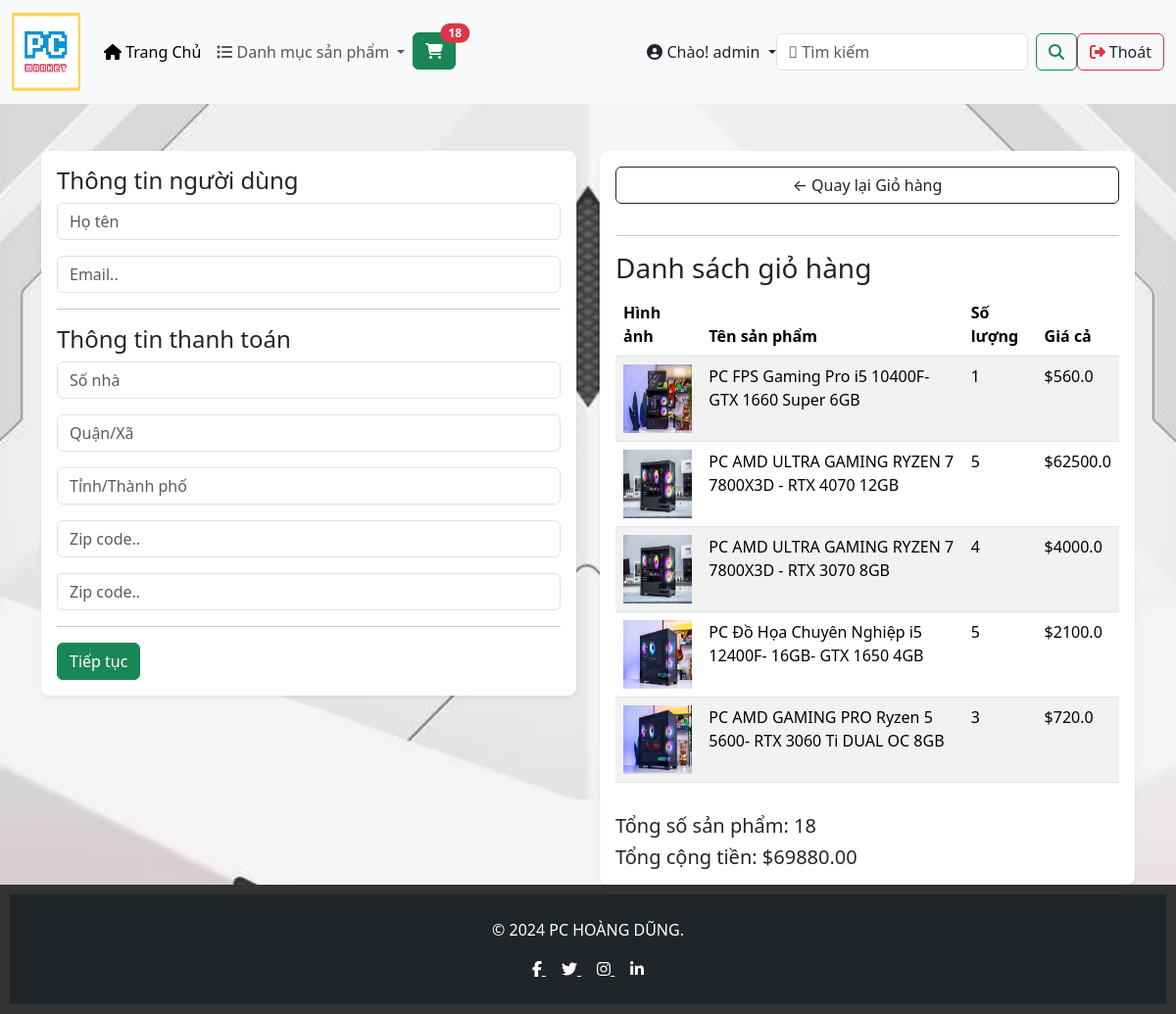
/checkout/ (signed in), run on an earlier commit of the app's database.
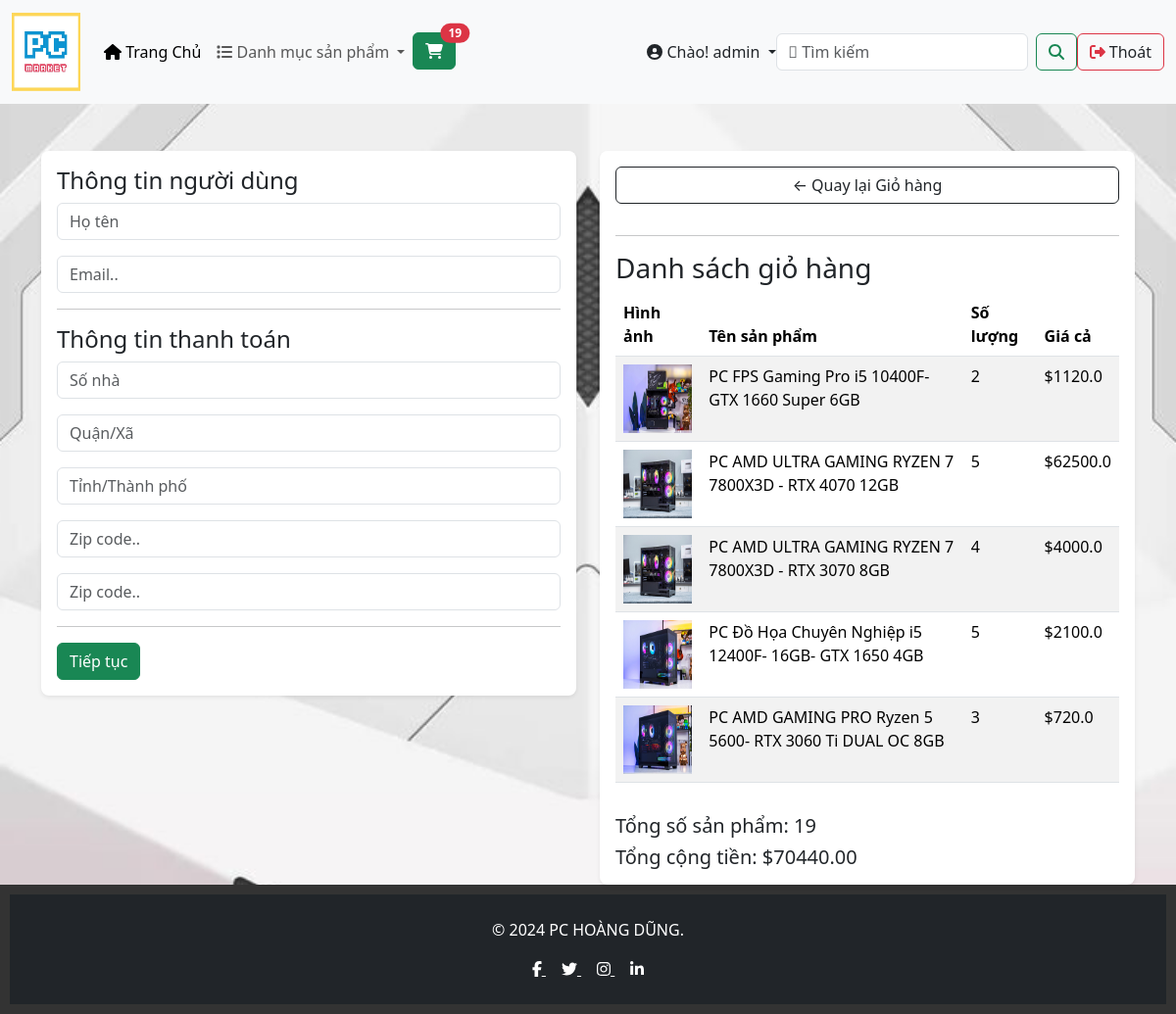
And on a later commit of the database.
### app/models.py (models this page shows, shortened)
class OrderItem(models.Model):
    product = models.ForeignKey(Product,on_delete=models.SET_NULL,blank=True,null=True)
    order = models.ForeignKey(Order,on_delete=models.SET_NULL,blank=True,null=True)
    quantity = models.IntegerField(default=0,null=True,blank=False)
    date_added = models.DateTimeField(auto_now_add=True)
    @property
    def get_total(self):
        total = self.product.price * self.quantity
        return total

class Product(models.Model):
    category = models.ManyToManyField(Category,related_name='product')
    name = models.CharField(max_length=200,null=True)
    price = models.FloatField()
    digital = models.BooleanField(default=False,null=True,blank=False)
    image = models.ImageField(null=True,blank=True)
    detail = models.TextField(null=True,blank=True)
    @property
    def ImageURL(self):
        try:
            url = self.image.url
        except:
            url = ''
        return url

class Order(models.Model):
    customer = models.ForeignKey(User,on_delete=models.SET_NULL,blank=True,null=True)
    date_order = models.DateTimeField(auto_now_add=True)
    complete = models.BooleanField(default=False,null=True,blank=False)
    transaction_id = models.CharField(max_length=200,null=True)
    @property
    def get_cart_items(self):
        orderitems = self.orderitem_set.all()
        total = sum ([item.quantity for item in orderitems])
        return total
    @property
    def get_cart_total(self):
        orderitems = self.orderitem_set.all()
        total = sum ([item.get_total for item in orderitems])
        return total

### app/views.py (the view)
# urls.py: path('checkout/', views.checkout, name="checkout"),
def checkout(request):
    if request.user.is_authenticated:
        customer = request.user
        order, created = Order.objects.get_or_create(customer =customer,complete =False)
        items= order.orderitem_set.all()
        cartItems = order.get_cart_items
    else:
        items= []
        order = {'get_cart_items':0,'get_cart_total':0}
        cartItems = order['get_cart_items']
    categories = Category.objects.filter(is_sub =False)
    context= {'categories':categories,'items':items,'order':order,'cartItems':cartItems}
    return render(request,'app/checkout.html', context)

### app/templates/app/checkout.html
{% extends 'app/base.html' %}
{% load static %}
{% block content_checkout %}
<div class="container mt-5">
    <div class="row">
        <div class="col-lg-6">
            <div class="card border-0 rounded-3 shadow-sm p-3" id="form-wrapper">
                <form id="form">
                    <div id="user-info">
                        <h4>Thông tin người dùng</h4>
                        <div class="mb-3">
                            <input required class="form-control" type="text" name="name" placeholder="Họ tên">
                        </div>
                        <div class="mb-3">
                            <input required class="form-control" type="email" name="email" placeholder="Email..">
                        </div>
                    </div>
                    <div id="shipping-info">
                        <hr>
                        <h4>Thông tin thanh toán</h4>
                        <div class="mb-3">
                            <input class="form-control" type="text" name="address" placeholder="Số nhà">
                        </div>
                        <div class="mb-3">
                            <input class="form-control" type="text" name="city" placeholder="Quận/Xã">
                        </div>
                        <div class="mb-3">
                            <input class="form-control" type="text" name="state" placeholder="Tỉnh/Thành phố">
                        </div>
                        <div class="mb-3">
                            <input class="form-control" type="text" name="zipcode" placeholder="Zip code..">
                        </div>
                        <div class="mb-3">
                            <input class="form-control" type="text" name="country" placeholder="Zip code..">
                        </div>
                    </div>
                    <hr>
                    <input id="form-button" class="btn btn-success btn-block" type="submit" value="Tiếp tục">
                </form>
            </div>
        </div>
        <div class="col-lg-6">
            <div class="card border-0 rounded-3 shadow-sm p-3">
                <a class="btn btn-outline-dark mb-3" href="{% url 'cart' %}">&#x2190; Quay lại Giỏ hàng</a>
                <hr>
                <h3>Danh sách giỏ hàng</h3>
                <table class="table table-striped">
                    <thead>
                        <tr>
                            <th scope="col">Hình ảnh</th>
                            <th scope="col">Tên sản phẩm</th>
                            <th scope="col">Số lượng</th>
                            <th scope="col">Giá cả</th>
                        </tr>
                    </thead>
                    <tbody>
                        {% for item in items %}
							<tr>
								<td><a href="{% url 'detail' %}?id={{ item.product.id }}"><img class="row-image" src="{{ item.product.ImageURL }}" width="70" height="70"></a></td>
								<td><a href="{% url 'detail' %}?id={{ item.product.id }}" style="text-decoration: none; color: black;">{{ item.product.name }}</a></td>
								<td>{{ item.quantity }}</td>
								<td>${{ item.get_total }}</td>
							</tr>
						{% endfor %}
                    </tbody>
                </table>
                <h5 class="mt-3">Tổng số sản phẩm: {{ order.get_cart_items }}</h5>
                <h5 class="mb-0">Tổng cộng tiền: ${{ order.get_cart_total | floatformat:2 }}</h5>
            </div>
        </div>
    </div>
</div>
{% endblock content_checkout %}

### app/templates/app/base.html (shortened to what the changed rows need)
{% load  static %}
<!DOCTYPE html>
<html lang="en">
  <head>
        <link href="https://cdn.jsdelivr.net/npm/bootstrap@5.3.2/dist/css/bootstrap.min.css" rel="stylesheet">
        <link href-"{% static 'app/css/style.css' %}" rel="stylesheet" />
        <link href-"{% static 'app/css/owl.carousel.css' %}" rel="stylesheet" />
        <link href-"{% static 'app/css/all.min.css' %}" rel="stylesheet" />
        <link href="stylesheet" type="text/css" href="{%static 'app/css/main.css' %}">
        <link rel="stylesheet" href="">
  </head>
  <body>
    <nav class="navbar navbar-expand-lg bg-body-tertiary">
        <div class="container-fluid">
            <div class="collapse navbar-collapse" id="navbarSupportedContent">
                <ul class="navbar-nav me-auto mb-2 mb-lg-0">
                    <div class="form-inline my-2 my-lg-0 ml-3">
                        <a href="{% url 'cart' %}" class="btn btn-success position-relative">
                            <i class="fas fa-shopping-cart"></i>
                            <span id='cart-total' class="position-absolute top-0 start-100 translate-middle badge rounded-pill bg-danger">
                                {{ cartItems }}
                            </span>
                        </a>
                    </div>
                </ul>
            </div>
        </div>
    </nav>
    {% block content_checkout %} {% endblock content_checkout %}
  </body>
</html>

What changed in the data, as far as the page shows it:
changed OrderItem "PC FPS Gaming Pro i5 10400F-GTX 1660 Super 6GB": quantity "1" → "2"; get_total "560.0" → "1120.0"
changed through a linked row, Order: get_cart_items "18" → "19"; get_cart_total "69880.00" → "70440.00"
Also different on the page:
{{ cartItems }}: "18" → "19"
